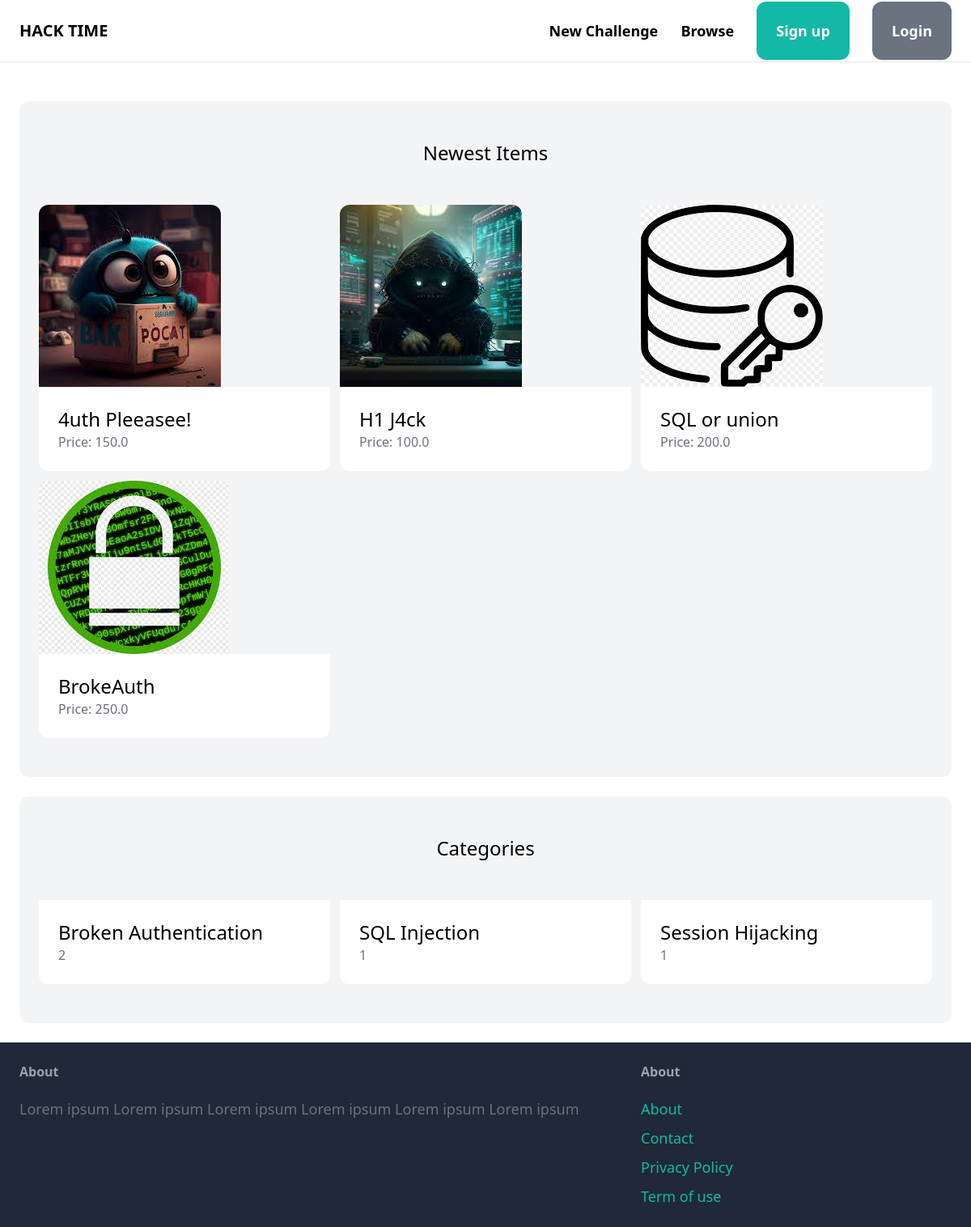
The page / on the database its author committed.
### item/models.py (models this page shows, shortened)
class Item(models.Model):
    category = models.ForeignKey(Category, related_name='items', on_delete=models.CASCADE)
    name= models.CharField(max_length=255)
    description = models.TextField(blank=True, null=True)
    price = models.FloatField()
    image = models.ImageField(upload_to='item_images', blank=True, null=True)
    is_sold = models.BooleanField(default=True)
    created_by = models.ForeignKey(User, related_name='items', on_delete=models.CASCADE)
    created_at = models.DateTimeField(auto_now_add=True)

class Category(models.Model):
    name= models.CharField(max_length=255)
    class Meta:
        ordering = ('name',)
        verbose_name_plural = 'Categories'

### core/views.py (the view)
# urls.py: path('', views.index, name='index'),
def index(request):
    items = Item.objects.filter(is_sold=False)[0:6]
    categories = Category.objects.all()
    return render(request, 'core/index.html',{
        'categories': categories,
        'items':items,
    })

### core/templates/core/index.html (shortened to what this page needs)
{% extends 'core/base.html' %}
{% block content %}
<div class="mt-6 px-6 py-12 bg-gray-100 rounded-xl">
    <h2 class="mb-12 text-2xl text-center" > Newest Items</h2>
    <div class="grid grid-cols-3 gap-3" >
        {% for item in items %}
            <div>
                <a href="{% url 'item:detail' item.id %}">
                    <div>
                        <img src="{{ item.image.url }}" class="rounded-t-xl">
                    </div>
                    <div class="p-6 bg-white rounded-b-xl">
                        <h2 class="text-2xl">{{ item.name }}</h2>
                        <p class="text-gray-500">Price: {{ item.price }}</p>
                    </div>
                </a>
            </div>
        {% endfor %}
    </div>
</div>
    <div class="mt-6 px-6 py-12 bg-gray-100 rounded-xl">
        <h2 class="mb-12 text-2xl text-center" > Categories </h2>
        <div class="grid grid-cols-3 gap-3">
            {% for category in categories %}
            <div>
                <a href="#">
                    <div class="p-6 bg-white rounded-b-xl">
                        <h2 class="text-2xl">{{ category.name }}</h2>
                        <p class="text-gray-500">{{category.items.count}}</p>
                    </div>
                </a>
            </div>
            {% endfor %}
        </div>
    </div>
{% endblock %}

### core/templates/core/base.html (shortened to what this page needs)
<!DOCTYPE html>
<head>
    <script src="https://cdn.tailwindcss.com"></script>
</head>
<body>
    <nav class="py-6 px-6 flex justify-between items-center border-b border-gray-200">
        <a href="/" class="text-xl font-semibold">HACK TIME</a>
        <div class="space-x-6">
            <a href="{% url 'item:new' %}" class="text-lg font-semibold hover:text-gray-200">New Challenge</a>
            <a href="{% url 'item:items' %}" class="text-lg font-semibold hover:text-gray-500">Browse</a>
            {% if request.user.is_authenticated %}
            <a href="#" class="px-6 py-6 text-lg font-semibold bg-teal-500 text-white rounded-xl hover:bg-teal-700">Inbox</a>
            <a href="{% url 'dashboard:index' %}" class="px-6 py-6 text-lg font-semibold bg-gray-500 text-white rounded-xl hover:bg-gray-700">Dashboard</a>
            {% else %}
            <a href="{% url 'core:signup'  %}" class="px-6 py-6 text-lg font-semibold bg-teal-500 text-white rounded-xl hover:bg-teal-700">Sign up</a>
            <a href="{% url 'core:login'  %}" class="px-6 py-6 text-lg font-semibold bg-gray-500 text-white rounded-xl hover:bg-gray-700">Login</a>
            {% endif %}
        </div>
    </nav>
    <div class="px-6 py-6">
        {% block content %}
        {% endblock content %}
    </div>
    <footer class="px-6 py-6 flex justify-between bg-gray-800">
        <div class="w-2/3 pr-10">
            <h3 class="mb-5 font-semibold text-gray-400 ">About</h3>
            <p class="text-lg text-gray-500"> Lorem ipsum Lorem ipsum Lorem ipsum Lorem ipsum Lorem ipsum Lorem ipsum </p>
        </div>
        <div class="w-1/3">
            <h3 class="mb-5 font-semibold text-gray-400 ">About</h3>
            <ul class="space-y-2">
                <li><a href="#" class="text-lg text-teal-500 hover:text-teal-700">About</a></li>
                <li><a href="{% url 'core:contact' %}" class="text-lg text-teal-500 hover:text-teal-700">Contact</a></li>
                <li><a href="#" class="text-lg text-teal-500 hover:text-teal-700">Privacy Policy</a></li>
                <li><a href="#" class="text-lg text-teal-500 hover:text-teal-700">Term of use</a></li>
            </ul>
        </div>
    </footer>
</body>
</html>

### rows shown on the page
Item: image (picture), name "4uth Pleeasee!", price "150.0"
Item: image (picture), name "H1 J4ck", price "100.0"
Item: image (picture), name "SQL or union", price "200.0"
Item: image (picture), name "BrokeAuth", price "250.0"
Category: name "Broken Authentication", items.count "2"
Category: name "SQL Injection", items.count "1"
Category: name "Session Hijacking", items.count "1"
